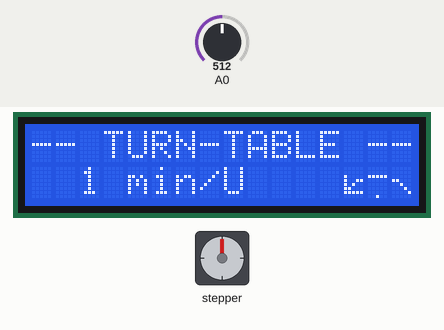
This sketch was run on a simulated Arduino Uno, built with avr-gcc and run on an emulated ATmega328P. Shown: 16×2 character LCD, stepper motor. The test bench sets the inputs (shaded band); at power-on: A0 = 512. Stepper angles assume 2050 steps per turn.

Above: at 1.2 s.
1.3 s: A0 set to 546
2.8 s: A0 set to 570
At 5.07 s:
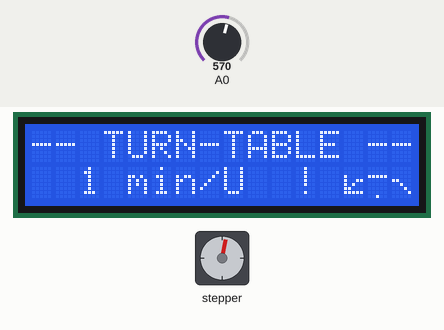
At 7.04 s:
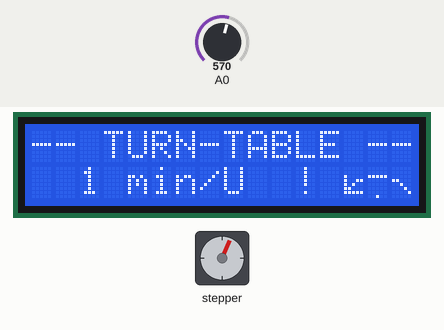
Timing chart, 0 to 24.4 s (numbered marks = the images above; inputs shaded):
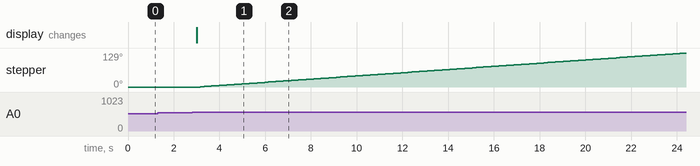

Measured:
- the behaviour switches between 554 and 555 on A0 (found by bisection; images 0 and 1)
- after the input at 1.3 s, every drawn part: stays the same
- after the input at 2.8 s, stepper: keeps turning clockwise at about 6°/s, starting after 0.36 s; the display: changes after 0.21 s (image 1)

The sketch:

turn-table-raw.ino
```cpp
/*
  TURN-TABLE
  Stepper Motor Speed Control - one revolution in an predifined time
  This program drives the Unipolar Stepper Motor 28-BYJ48.
  The motor will step one step at a time, very slowly.

  GUI-Panel:
                        Button
                        +10min
  Button     Button              Button    Button
    GO     Grundwerte             r / l     RESET
                        Button
                        + 1min

  Created 08.08.2018
  by Rainer Pospich

*/

#include <Stepper.h>
#include <LiquidCrystal.h>

// Motor pin definitions
#define motorPin1  13    // IN1 on the ULN2003 driver 1
#define motorPin2  12    // IN2 on the ULN2003 driver 1
#define motorPin3  11    // IN3 on the ULN2003 driver 1
#define motorPin4  3     // IN4 on the ULN2003 driver 1


// global var's

int progStatus = 1;        // Programmstatus setzen  1= Eingabemodus  2=GO
int minuten = 1;           // Einstellwert für die Mintuen (1-180min erlaubt)
int stepperDirection = 1;  // Drehrichtung gegen den uhrzeigersinn

unsigned long startMillis;    // Timer0- variable
unsigned long currentMillis;  // Timer0- variable
bool stepperStop = false;     // flag for: one revolution ist complete

unsigned long period = 29;   //milliseconds / every step
// 1000 millisec/Schritt = 1000 * 2050 = 2050.000 sec/Um
//   29                  = 29   * 2050 =   59.450 = 1min
//  293                  = 293  * 2050 =  600.650 = 10min
// 1756                  = 1756 * 2050 = 3599.800 = 1h
// 3512                  = 3512 * 2050 = 7199.600 = 2h
//    3                  = 5268 * 2050 =10799.400 = 3h

// Einstellung in der GUI: von 1min - 180min
// --> Formel:  minuten *60 *1000 /stepsPerRevolution
// -->       :  minuten * formelWert

const int stepsPerRevolution = 2050;  // change this to fit the number of steps per revolution
const int formelWert = 60000 / stepsPerRevolution;

unsigned int stepCount = 0;  // number of steps the motor has taken


// LCD DISPLAY ---------------------------------------------------------------------------------------
LiquidCrystal lcd(8, 9, 4, 5, 6, 7); //Angabe der erforderlichen Pins
// erstellen einiger Variablen
int Taster = 0;
int Analogwert = 0;
#define Tasterrechts 0
#define Tasteroben 1
#define Tasterunten 2
#define Tasterlinks 3
#define Tasterselect 4
#define KeinTaster 5

String lcdstr1;
String textZeile1;
String lcdstr2;
long lcdposition;


byte customChar0[8] = {
  0b00000,
  0b00000,
  0b11111,
  0b10001,
  0b10001,
  0b10001,
  0b11111,
  0b00000
};
byte customCharPL[8] = {
  0b00000,
  0b00000,
  0b10000,
  0b10011,
  0b10100,
  0b11000,
  0b11111,
  0b00000
};
byte customCharL[8] = {
  0b00000,
  0b00000,
  0b00000,
  0b00011,
  0b00100,
  0b01000,
  0b10000,
  0b00000
};
byte customCharM[8] = {
  0b00000,
  0b00000,
  0b11111,
  0b00000,
  0b00000,
  0b00000,
  0b00000,
  0b00100
};
byte customCharR[8] = {
  0b00000,
  0b00000,
  0b00000,
  0b11000,
  0b00100,
  0b00010,
  0b00001,
  0b00000
};
byte customCharPR[8] = {
  0b00000,
  0b00000,
  0b00001,
  0b11001,
  0b00101,
  0b00011,
  0b11111,
  0b00000
};

// function
int Tasterstatus()
{
  Analogwert = analogRead(A0); // Auslesen der Taster am Analogen Pin A0.
  delay(10);
  if (Analogwert > 1000) return KeinTaster;
  if (Analogwert < 50) return Tasterrechts;
  if (Analogwert < 195) return Tasteroben;
  if (Analogwert < 380) return Tasterunten;
  if (Analogwert < 555) return Tasterlinks;
  if (Analogwert < 790) return Tasterselect;

  return KeinTaster; // Ausgabe wenn kein Taster gedrückt wurde.
}

// eigene String-Funktionen -------------------------------------------------------------------------

String formatStr(String inString, byte len)
{
  // String in definierter Länge von 1 bis 16 Zeichen linksbündig zurückgeben
  // wenn inString länger wie len ist wird abgeschnitten...
  String result;
  result = inString + "                ";
  result = result.substring (0, len);
  return result;
}

String formatStrR(String inString, byte len)
{
  // String in definierter Länge von 1 bis 16 Zeichen rechtsbündig zurückgeben
  // wenn inString länger wie len ist wird abgeschnitten...
  String result;
  result = "                ";
  result = result.substring(0, (len - inString.length()));
  result = result + inString;
  return result;
}


String formatStrRmm(long inValue, byte len)
{
  // String in definierter Länge von 1 bis 16 Zeichen rechtsbündig zurückgeben
  // dezimalpunkt für 1/100 wird eingefügt
  // wenn inValue > 99999 oder kleiner als -9999 ist, sllet noch ne Fehlerbehandlung rein ?
  String result;
  float flat;

  flat = (float)inValue;
  flat = flat / 100;     // Dezimalpunkt für 1/100 mm einfügen
  result = "                ";
  result = result + (String)flat;
  result = result.substring(result.length() - len);

  return result;
}

String getStr(String zeichen, byte len)
{
  // String in definierter Länge von len gefüllt mit zeichen zurückgeben
  String result = "";
  for (int i = 0; i <= len; i++) {
    result = result + zeichen;
  }
  return result;
}


// ----------------------------------------------------------------------------------------------------------

// initialize the stepper library on pins 8 through 11, ATTENTION - the order must be exactl so:
Stepper myStepper(stepsPerRevolution, motorPin1, motorPin3, motorPin2, motorPin4);


void setup() {
  Serial.begin(9600);  // initialize the serial port for debug-outputs
  // Ansteuerfrequenz : Angabe bei der stepper Bibliothek durch die Angabe der Umdrehungen
  // pro Minute (RPM). Im Datenblatt findet sich ein empfohlener Frequenzbereich von 600-1000Hz
  // bezogen auf Halbschritte.
  // 1000Hz / 4096 Schritte = 0,244Hz
  // Also 4 Sekunden für eine Umdrehung oder 15 RPM.
  myStepper.setSpeed(15);  // Ansteuerfrequenz

  startMillis = millis();  //initial start time


  // create a new custom character for LCD
  lcd.createChar(0, customChar0);
  lcd.createChar(1, customCharPL);
  lcd.createChar(2, customCharL);
  lcd.createChar(3, customCharM);
  lcd.createChar(4, customCharR);
  lcd.createChar(5, customCharPR);
  lcd.begin(16, 2); // Starten der LCD-Programmbibliothek.
  lcd.clear();
  lcd.clear();
  lcd.setCursor(0, 0); // Angabe des Cursorstartpunktes oben links.
  lcd.print("-- TURN-TABLE --"); // Ausgabe des Textes "Nachricht".
}

void loop() {
  // Steuerung über progstatus

  // Minuteneingabe und Eingabe der Drehrichtung
  // hier kann mit Delay gearbeitet werden, da der Timer0 nicht benutzt wird
  if (progStatus == 1) {

    // Zeile 2
    lcd.setCursor(0, 1);
    if (stepperDirection == 1) {
      // gegen den Uhrzeigersinn
      lcdstr2 = (String)char(1) + (String)char(3) + (String)char(4);
    } else {
      // im Uhrzeigersinn
      lcdstr2 = (String)char(2) + (String)char(3) + (String)char(5);
    }

    lcdstr2 = formatStrR((String)minuten, 3) + " min/U    " + lcdstr2;
    lcd.print(lcdstr2);

    // Tastenabfrage nur bei progStatus = 1
    Taster = Tasterstatus(); //Hier springt der Loop in den oben angegebenen Programmabschnitt "Tasterstatus" und liest dort den gedrückten Taster aus.
    switch (Taster) // Abhängig von der gedrückten Taste wird in dem folgenden switch-case Befehl entschieden, was auf dem LCD angezeigt wird.
    {
      case Tasterlinks: // Wenn die rechte Taste gedrückt wurde... Werte auf Grundwert setzen
        {
          if (progStatus == 1)
          {
            minuten = 1;           // Einstellwert für die Mintuen (1-180min erlaubt)
            stepperDirection = 1;  // Drehrichtung gegen den uhrzeigersinn
            delay(150);            // damit nur eimal die Taste angenommen wird
          }
          break;
        }
      case Tasterrechts:  // Wenn die linke Taste gedrückt wurde... Drehrichtung ändern
        {
          if (progStatus == 1)
          {
            stepperDirection = stepperDirection * -1;
            delay(250);             // damit nur eimal die Taste angenommen wird
            break;
          }
        }
      case Tasteroben:    // minuten um 10 erhöhen
        {
          if (progStatus == 1)
          {
            // um 10 erhöhen
            if (minuten <= 170) // max 180 min
            {
              minuten = minuten + 10;
              delay(150);   // damit nur eimal die Taste angenommen wird
            }
          }
          break;
        }
      case Tasterunten:
        {
          if (progStatus == 1)    // minuten um 1 erhöhen
          {
            // um 1 erhöhen
            if (minuten <= 179) // max 180
            {
              minuten++;
              delay(150);   // damit nur eimal die Taste angenommen wird
            }
          }
          break;
        }
      case Tasterselect:
        {
          // mit SELECT wird der aktuelle Prog-Status durchgeschatet
          //  1 = Werteeingabe mit GO zu 2
          //  2 = Go , danach wieder zu 1
          delay(150);

          if (progStatus == 1)
          {
            progStatus = 2;
            stepperStop = false;             // rotate until one revolution is complete
            period = minuten * formelWert;   // aus eingestelltem Minutenwert period errechnen
            lcd.setCursor(11, 1);            // Anzeige eines ! = Rotation läuft
            lcd.print("!");
            //Serial.print ("period:  ");      // Testausgabe
            //Serial.println (period);
          }
          break;
        }
      case KeinTaster:
        {
          break;
        }
    } //switch-case Befehl beenden

  } // if Progstatus = 1 beenden
  else  {

    // Nur wenn GO, progstatus = 2, los gehts!
    // ACHTUNG: hier kann NICHT mit Delay gearbeitet werden, da der Timer0 zur Zeitsteuerung benutzt wird!!!
    // ACHTUNG: bei der kürzesten period = 29 millis können nicht mehr beliebig viele Befehle pro durchlauf abgearbeitet werden!!!
    //          also den Code kurz halten...
    if (!stepperStop) {
      currentMillis = millis();  //get the current "time" (actually the number of milliseconds since the program started)

      if (currentMillis - startMillis >= period)  //test whether the period has elapsed
      {
        // step one step:
        myStepper.step(stepperDirection);    // genau einen Schritt am Stepper in die vorgegebene Richung machen
        stepCount++;

        if (stepCount == stepsPerRevolution) {
          // Die Rotation ist komplett
          stepperStop = true;
          progStatus = 1;              // Werte wieder zurücksetzen
          stepCount = 0;
          lcd.setCursor(11, 1);       // Anzeige eines ! = Rotation läuft wieder zurücksetzten
          lcd.print(" ");
        }
        startMillis = currentMillis;  //IMPORTANT to save the start time of the current loop
      }
    }
  } //if else Progstatus = 1 beendet

}
```
